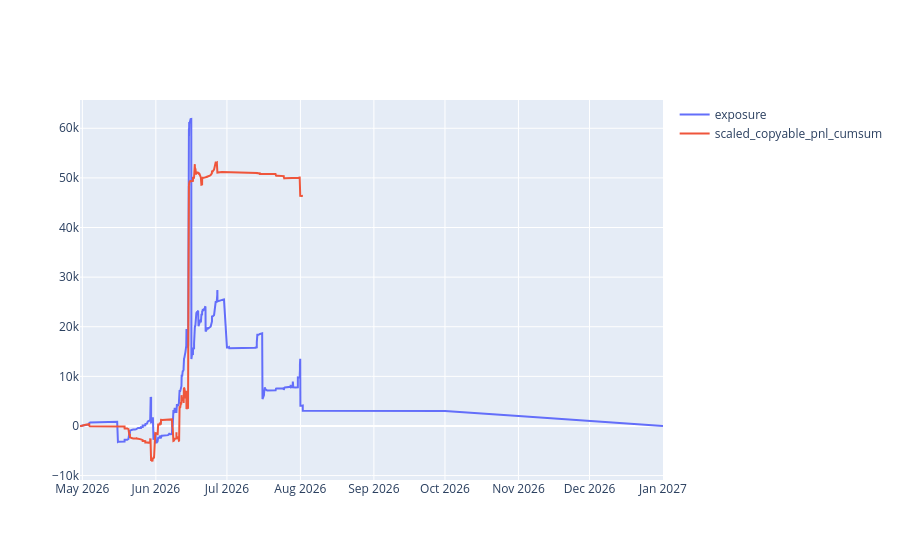

The cell this chart's notebook holds for it:
### Code cell
df_plot = df.groupby('end_date_iso').agg(
    scaled_copyable_pnl=('scaled_copyable_pnl', 'sum'),
    ending_exposure=('scaled_copyable_pnl_exposure', 'sum'),
).reset_index()

df.sort_values('bucket', inplace=True)
df['scaled_copyable_pnl_cumsum'] = df['scaled_copyable_pnl'].cumsum()

df_pnl = df[['bucket', 'scaled_copyable_pnl_cumsum']].copy()

# exposure ends at EOD of end_date, so shift by 24h
df_exposure = df_plot[['end_date_iso', 'ending_exposure']].copy()
df_exposure['end_date_iso'] = pd.to_datetime(df_exposure['end_date_iso']) + pd.Timedelta(days=1)
df_exposure.rename(columns={'end_date_iso': 'dt', 'ending_exposure': 'exposure_delta'}, inplace=True)

resolution_exposure = df_exposure.groupby('dt').agg(exposure_delta=('exposure_delta', 'sum')).reset_index()
resolution_exposure['exposure_delta'] = resolution_exposure['exposure_delta'] * -1

buy_exposure = df[['bucket', 'scaled_copyable_pnl_exposure']].rename(columns={'bucket': 'dt', 'scaled_copyable_pnl_exposure': 'exposure_delta'})

df_exposure = ( pd.concat([resolution_exposure, buy_exposure], ignore_index=True)
    .reset_index(drop=True)
)

df_exposure.sort_values('dt', inplace=True)
df_exposure['exposure'] = df_exposure['exposure_delta'].cumsum()

# df_plot['end_date_iso'] = pd.to_datetime(df_plot['end_date_iso']) + pd.Timedelta(days=1)

import plotly.graph_objects as go

fig = go.Figure()

fig.add_trace(go.Scatter(
    x=df_exposure['dt'],
    y=df_exposure['exposure'],
    mode='lines',
    name='exposure'
))

fig.add_trace(go.Scatter(
    x=df_pnl['bucket'],
    y=df_pnl['scaled_copyable_pnl_cumsum'],
    mode='lines',
    name='scaled_copyable_pnl_cumsum'
))

fig.show()

### Figure 1 — Plotly figure (JSON) as saved in the notebook; plotly's stock layout.template omitted (floating-point values rounded to 4 significant figures; data arrays with more than 128 entries replaced by an {"elided": "..."} marker saying what was removed)
{"data": [{"mode": "lines", "name": "exposure", "type": "scatter", "x": {"elided": "1350 str values"}, "y": {"elided": "1350 float values"}}, {"mode": "lines", "name": "scaled_copyable_pnl_cumsum", "type": "scatter", "x": {"elided": "1299 str values"}, "y": {"elided": "1299 float values"}}], "layout": {}}
